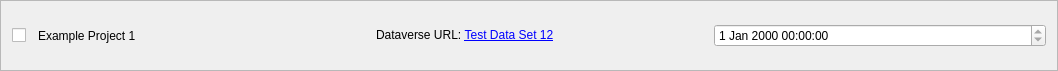
<?xml version="1.0" encoding="UTF-8"?>
<ui version="4.0">
 <class>CompletedUploadTaskFrame</class>
 <widget class="QFrame" name="CompletedUploadTaskFrame">
  <property name="geometry">
   <rect>
    <x>0</x>
    <y>0</y>
    <width>1058</width>
    <height>71</height>
   </rect>
  </property>
  <property name="windowTitle">
   <string>Frame</string>
  </property>
  <property name="frameShape">
   <enum>QFrame::StyledPanel</enum>
  </property>
  <property name="frameShadow">
   <enum>QFrame::Raised</enum>
  </property>
  <layout class="QHBoxLayout" name="horizontalLayout_2">
   <item>
    <layout class="QHBoxLayout" name="horizontalLayout">
     <item>
      <widget class="QCheckBox" name="selectCheckBox">
       <property name="sizePolicy">
        <sizepolicy hsizetype="Fixed" vsizetype="Fixed">
         <horstretch>0</horstretch>
         <verstretch>0</verstretch>
        </sizepolicy>
       </property>
       <property name="minimumSize">
        <size>
         <width>20</width>
         <height>0</height>
        </size>
       </property>
       <property name="toolTip">
        <string>Select to clear the upload task from the history.</string>
       </property>
       <property name="text">
        <string/>
       </property>
      </widget>
     </item>
     <item>
      <widget class="QLabel" name="projectNameLabel">
       <property name="toolTip">
        <string>PASTA project name which was uploaded to dataverse.</string>
       </property>
       <property name="text">
        <string>Example Project 1</string>
       </property>
      </widget>
     </item>
     <item>
      <widget class="QLabel" name="dataverseUrlLabel">
       <property name="toolTip">
        <string>The dataverse URL where the PASTA project was uploaded.</string>
       </property>
       <property name="text">
        <string>&lt;html&gt;&lt;head/&gt;&lt;body&gt;&lt;p&gt;Dataverse URL: &lt;a href=&quot;https://data-beta.fz-juelich.de/dataset.xhtml?persistentId=doi:10.0346/JUELICH-DATA-BETA/BORORQ&quot;&gt;&lt;span style=&quot; text-decoration: underline; color:#0000ff;&quot;&gt;Test Data Set 12&lt;/span&gt;&lt;/a&gt;&lt;/p&gt;&lt;/body&gt;&lt;/html&gt;</string>
       </property>
      </widget>
     </item>
     <item>
      <widget class="QDateTimeEdit" name="finishedDateTimeEdit">
       <property name="toolTip">
        <string>The dataverse upload time.</string>
       </property>
       <property name="readOnly">
        <bool>true</bool>
       </property>
      </widget>
     </item>
    </layout>
   </item>
  </layout>
 </widget>
 <resources/>
 <connections/>
</ui>
